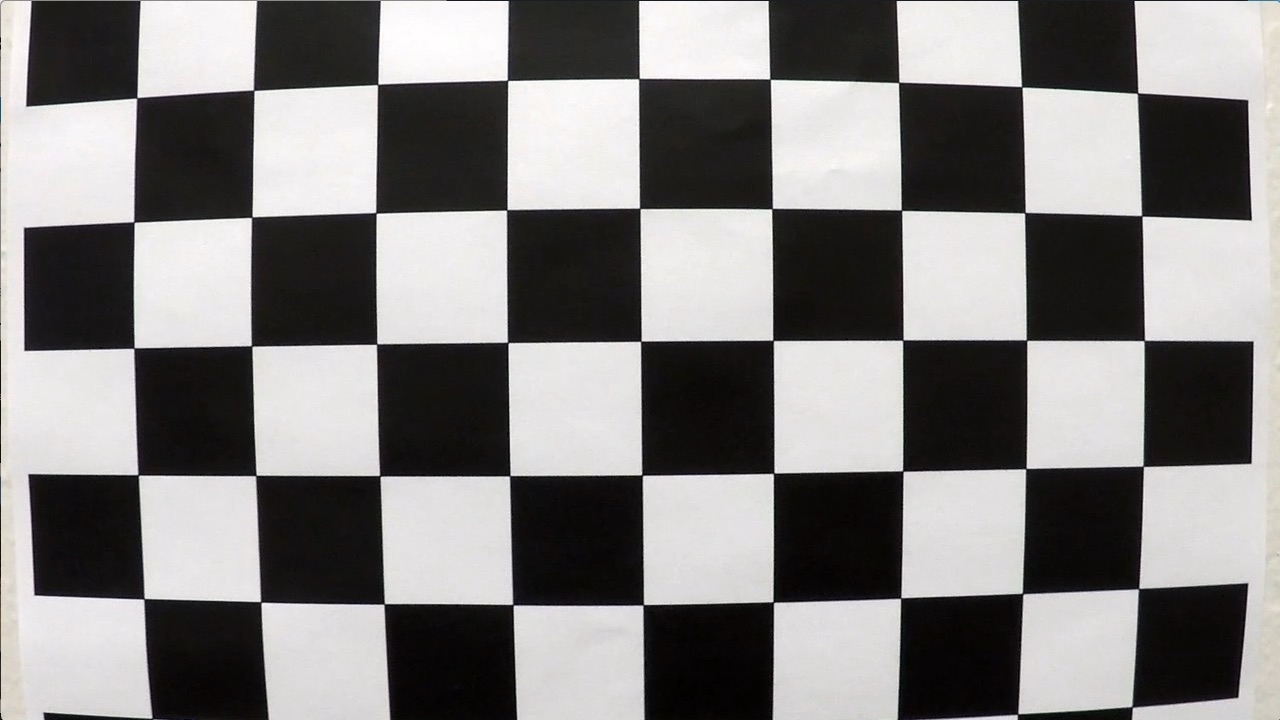
#> input picture camera_cal/calibration1.jpg, 1280 x 720 px; its folder holds only this picture in this run
$ jupyter execute --allow-errors P4.ipynb   (shell and % lines are left out)   (Python 2 division)   (older library calls are emulated)
#> lines starting #> are read from the running program, lines starting #| are printed output that depends on the picture; after the words box and inside, x2 and y2 are one past the last pixel; in counts of white or black regions, pixels touching at a corner belong together
# **Advanced Lane Finder**
***
The goals / steps of this project are the following:

    1.Compute the camera calibration matrix and distortion coefficients given a set of chessboard images.
    2. Apply a distortion correction to raw images.
    3. Use color transforms, gradients, etc., to create a thresholded binary image.
    4. Apply a perspective transform to rectify binary image ("birds-eye view").
    5. Detect lane pixels and fit to find the lane boundary.
    6. Determine the curvature of the lane and vehicle position with respect to center.
    7. Warp the detected lane boundaries back onto the original image.
    8. Output visual display of the lane boundaries and numerical estimation of lane curvature and vehicle position.

---

[cell 1]
#importing some useful packages
import matplotlib.pyplot as plt
import matplotlib.image as mpimg
import numpy as np
import glob
import cv2
import pickle
#%matplotlib inline

**Camera Calibration part 1**

Use 20 sample chess board picutures under /camera_cal directory to calibrate camera.

First step, load camlibration image, create object point and image point arrary and use cv2.findChessboardCorner cv2.drawChessboardCorners functiuon to find and draw chessborad coners

**Check out the OpenCV documentation to learn about these and discover even more awesome functionality!**

[cell 2]
# prepare object points, like (0,0,0), (1,0,0), (2,0,0) ....,(6,5,0)
objp = np.zeros((6*9,3), np.float32)
objp[:,:2] = np.mgrid[0:9, 0:6].T.reshape(-1,2)

# Arrays to store object points and image points from all the images.
objpoints = [] # 3d points in real world space
imgpoints = [] # 2d points in image plane.

# Make a list of calibration images
images = glob.glob('camera_cal/calibration*.jpg')

# Step through the list and search for chessboard corners

for idx, fname in enumerate(images):
    img = cv2.imread(fname)
#> img is the input picture: shape (720, 1280, 3); mean B, G, R 127.8, 128.4, 130.1
    gray = cv2.cvtColor(img, cv2.COLOR_BGR2GRAY)
    #print('image name: ', fname)

    # Find the chessboard corners
    ret, corners = cv2.findChessboardCorners(gray, (9,6), None)
#> ret = False; corners = None

    # If found, add object points, image points
    if ret == True:
        objpoints.append(objp)
        imgpoints.append(corners)
        #print('image name found corner: ', fname)

        # Draw and display the corners
        cv2.drawChessboardCorners(img, (8,6), corners, ret)
        write_name = 'camera_cal_output/corners_found'+str(idx)+'.jpg'
        cv2.imwrite(write_name, img)
        cv2.imshow('img', img)
        cv2.waitKey(500)

**Camera Calibration part 2**

Ues object points and image points collected in part 1 as input to cv2.calibrateCamer to get camera calibration matrix and disort distance. And use one of the image to test it.  Finally save camera calibrate matrix in a file so that it can be loaded from file later

[cell 3]
cali_file = "camera_cal_output/camera_dist_pickle.p"

# Test undistortion on an image
img = cv2.imread('camera_cal/test.jpg')
#> (the rest of this cell did not finish here and is left out)

**Image process pipeline **

The input image will be process by following pipeline:
1. Undistort the iamge using calibrate matrix caculated in camera calibration section
2. Convert RGB color space to HLS color space
3. Get X Sobel gradient binary image on L channel using proper threshold
4. Get S channel binary image using proper threshold
5. Combine X Sobel gradent binary image and S channel threhold binary image

The conbined binary image will be used to detect lane lines

[cell 4]
import math

cali_file = "camera_cal_output/camera_dist_pickle.p"
output_dir = 'output_images/'


image_size = [1280, 720] ## Width X Height
#Threshold
sobel_x_threshold=(15, 90)
hls_s_ch_threshold=(155, 255)


#Load camera saved calibration matrix and from pickle file
with open(cali_file, mode='rb') as f:
#> (reads camera_cal_output/camera_dist_pickle.p from the repository)
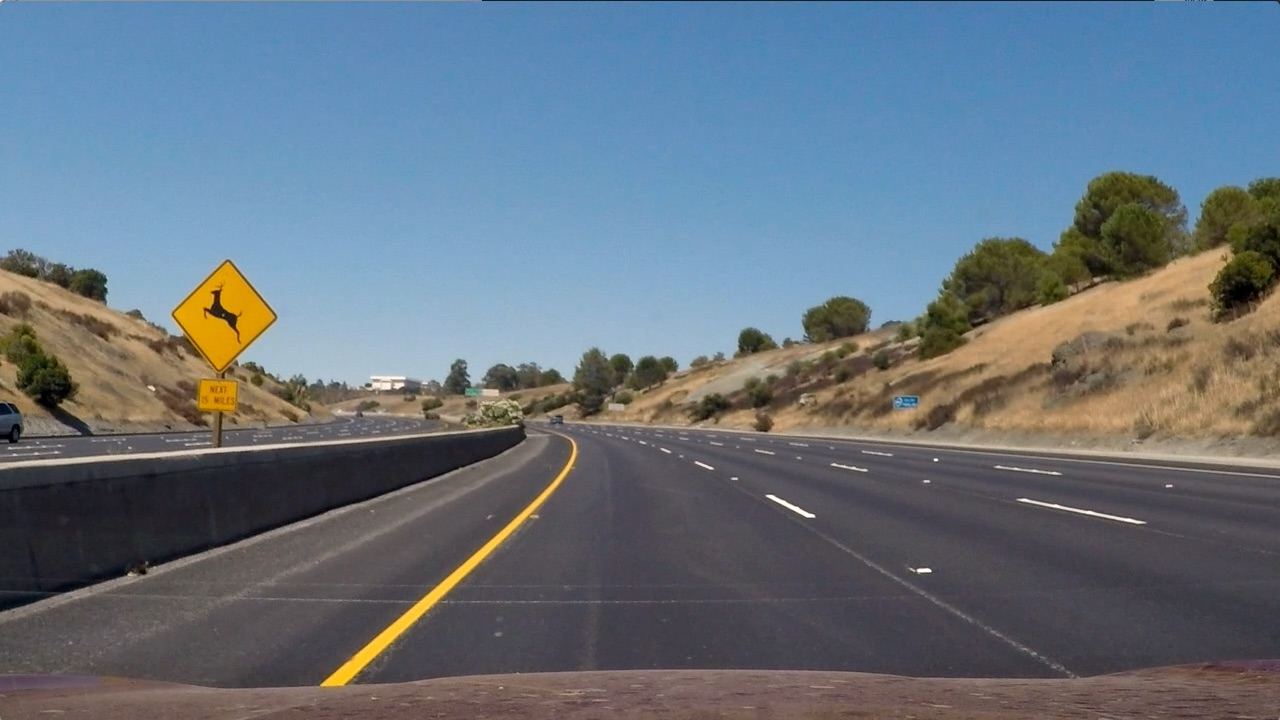
#> input picture test_images/test2.jpg, 1280 x 720 px
#> further down, test_img is the input picture: shape (720, 1280, 3); mean R, G, B 102.8, 114.6, 125.5
#| This image is:  <class 'numpy.ndarray'> with dimensions: (720, 1280, 3)
    caliParams = pickle.load(f)

mtx, dist = caliParams['mtx'], caliParams['dist']

#Undistort image
def undistort(img):
    return cv2.undistort(img, mtx, dist, None, mtx)

#Convert coler image(BGR read by cv2.imraed) to gray scale
def grayscale_2(img):
    return cv2.cvtColor(img, cv2.COLOR_BGR2GRAY)

#Convert coler image(RGB read by mpimg.imread) to gray scale
def grayscale(img):
    return cv2.cvtColor(img, cv2.COLOR_RGB2GRAY)


#Funtion to get sobel by given orientation
def sobel(grayImg,  orient='x', sobel_kernel=3,):
#> called with orient = 'x', sobel_kernel = 3
    so = None
    if orient == 'x':
        so = cv2.Sobel(grayImg, cv2.CV_64F, 1, 0, ksize=sobel_kernel)
    elif orient == 'y':
        so = cv2.Sobel(grayImg, cv2.CV_64F, 0, 1, ksize=sobel_kernel)
    return so

# function that applies Sobel x or y,
#for a given orientaton and threshold

def abs_sobel_thresh(grayImg, orient='x', thresh=(0, 255), kernel_size=3):
    #gray = grayscale(img)
    so = sobel(grayImg, orient = orient, sobel_kernel=kernel_size)
    abs_sobel = np.absolute(so)
    scaled_sobel = np.uint8(255*abs_sobel/np.max(abs_sobel))
    binary_output = np.zeros_like(scaled_sobel)
    binary_output[(scaled_sobel >= thresh[0]) & (scaled_sobel <= thresh[1])] = 1
    return binary_output

# function to return the magnitude of the gradient
# for a given sobel kernel size and threshold values
# [30 lines left out: functions mag_thresh, dir_threshold, not called in this run]

#Convert RGB image to HLS
def convert_hls(img):
    return cv2.cvtColor(img, cv2.COLOR_RGB2HLS)

#Get one of H, L, S channel from hls image
def hls_channel(hlsImg, channel='s'):
    one_channel = None
    if channel=='s':
        one_channel = hlsImg[:,:,2]
    elif channel=='l':
        one_channel = hlsImg[:,:,1]
    elif channel == 'h':
        one_channel = hlsImg[:,:,0]
    else:
        one_channel = None
    return one_channel

# Define a function that thresholds the H, L, or S-channel
#of HLS by given channel
def hls_threshold(channel , thresh=(0, 255)):
    binary_output = np.zeros_like(channel)
    binary_output[(channel > thresh[0]) & (channel <= thresh[1])] = 1
    return binary_output


def showGrayImage(img, title):
    print (title)
    plt.imshow(img, cmap='gray')
    plt.show()

def showColorImage(img, title):
    print (title)
    plt.imshow(img)
    plt.show()

#Get combined threshold binary image. Input should be a undistorted iamge
def pipeline(img, s_thresh=(170, 255),  sx_thresh=(20, 100),
             sy_thresh=(20, 100), kernel_size=3, showImage=False):
    org_img = np.copy(img)
    # Convert RGB to HLS
    hls_img = convert_hls(img)
    # Get L channel image
    l_channel = hls_channel(hls_img, 'l')
    # Get X Sobel binary image on L channel
    sxbinary = abs_sobel_thresh(l_channel, orient='x', thresh=sx_thresh, kernel_size=kernel_size)
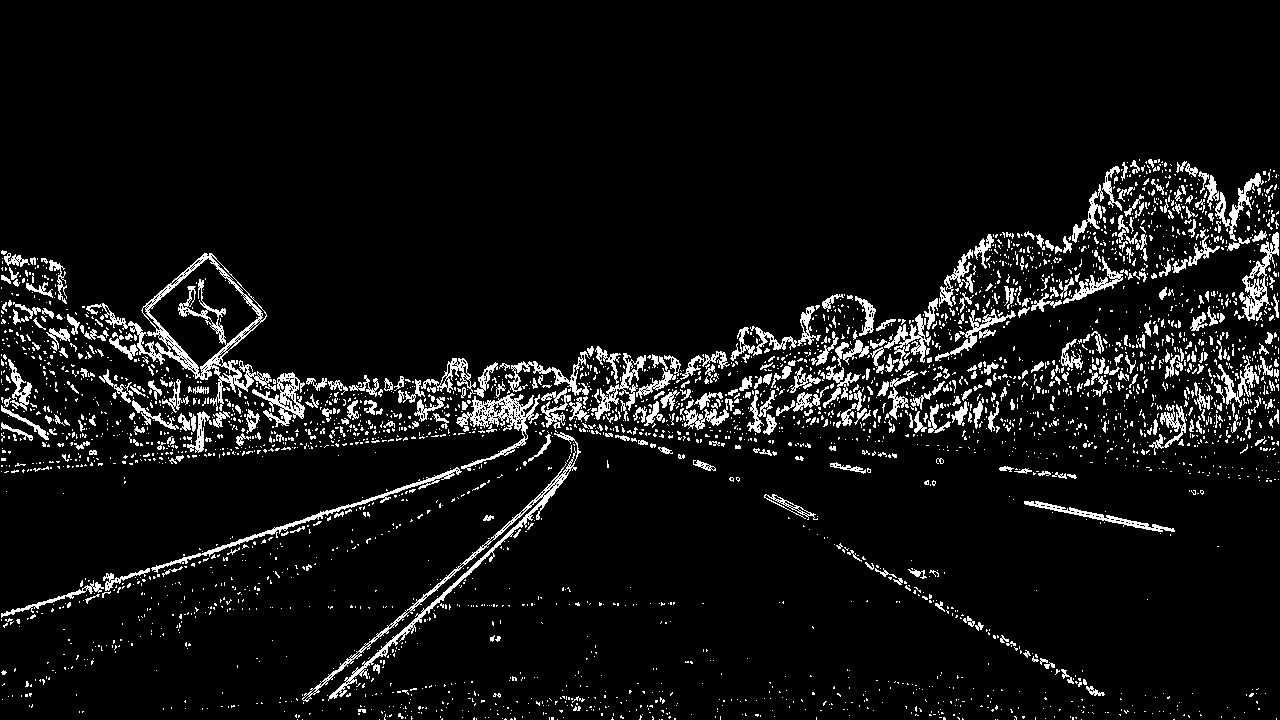
#> sxbinary: shape (720, 1280); values 0 (black) and 1 (white), 6.9% white in thin lines or dots, all inside (x1, y1, x2, y2) = (1, 159, 1279, 720)

    if showImage is True:
        showGrayImage(sxbinary, 'Sobel X Binary')
    #Get S channel
    s_channel = hls_channel(hls_img , 's')
    #Get S channel threshold binary image
    s_binary = hls_threshold(s_channel, thresh= s_thresh)
#> s_binary: shape (720, 1280); values 0 (black) and 1 (white), 1.5% white; 163 white regions (138 under 20 px), largest, box (x1, y1, x2, y2) and area: (145, 258, 260, 372) 7028, (305, 445, 575, 700) 3336, (174, 379, 221, 426) 1514
    if showImage is True:
        showGrayImage(s_binary, 'S Channel')
    #Create Combined color image
    color_binary = np.dstack(( np.zeros_like(sxbinary), sxbinary, s_binary)) *255
    if showImage is True:
        showColorImage(color_binary, 'Combined Color')
    combined_binary = np.zeros_like(sxbinary)
    #Create Combined binary image for lane detection
    combined_binary[(s_binary == 1) | (sxbinary == 1) ] = 1
    if showImage is True:
        showGrayImage(combined_binary, 'Combined Binary')
    return org_img, color_binary, combined_binary

test_file = "test_images/test2.jpg"
test_img = mpimg.imread(test_file)
print('This image is: ',type(test_img),
         'with dimensions:', test_img.shape)

showColorImage (test_img, 'Original image: ')
undist_test = undistort(test_img)
showColorImage (test_img, 'Undistorted image: ')

write_name = output_dir + 'test_undist.png'
mpimg.imsave(write_name, undist_test)

#Test pipeline
_, test_color_binary, test_combined = pipeline(undist_test,
         s_thresh=hls_s_ch_threshold,
         sx_thresh=sobel_x_threshold,
         kernel_size=3,
         showImage=True
    )
#> test_combined: shape (720, 1280); values 0 (black) and 1 (white), 8% white; 3393 white regions (2959 under 20 px), largest, box (x1, y1, x2, y2) and area: (86, 253, 272, 453) 11732, (302, 432, 581, 702) 5091, (456, 393, 540, 471) 1635

write_name = output_dir + 'test_color_binary.jpg'
mpimg.imsave(write_name, test_color_binary)

write_name = output_dir + 'test_combined_binary.jpg'
mpimg.imsave(write_name, test_combined)

**Perspective Transformation **

The combined binary image is transformed to bird eye view image so that two lane lines are parallel on image and remove noise. Source points and destination point are picked by lot of experiment.

[cell 5]
top_right_src = [725, 460]
top_left_src = [575, 460]
bottom_right_src = [1080, 680]
bottom_left_src = [250, 680]

top_right_dest = [980, 20]
top_left_dest = [320, 20]
bottom_right_dest = [980, 680]
bottom_left_dest = [320,680]

# src coordinates
src = np.float32([
    top_right_src, # top right
    bottom_right_src, # bottom right
    bottom_left_src, # bottom left
    top_left_src # top left
])

# dest coordinates
dst = np.float32([
    top_right_dest, # top right
    bottom_right_dest, # bottom right
    bottom_left_dest, # bottom left
    top_left_dest # top left
])

#Function to do perspective transformaton
def unwarp(img, src, dst, reverse=False):

#> called with src = array of shape (4, 2), dst = array of shape (4, 2), reverse = False
    M = cv2.getPerspectiveTransform(src, dst)
    if reverse is True:
        M = cv2.getPerspectiveTransform(dst, src)

    warped = cv2.warpPerspective(img, M, (img.shape[1], img.shape[0]), flags=cv2.INTER_NEAREST)
#> warped: shape (720, 1280); values 0 (black) and 1 (white), 4.3% white; 782 white regions (709 under 20 px), largest, box (x1, y1, x2, y2) and area: (286, 0, 422, 692) 19968, (820, 12, 900, 164) 5499, (926, 349, 989, 464) 2761
    return warped

#Test warp image
test_warped = unwarp(test_combined, src, dst)
showGrayImage(test_warped, 'Warped')
write_name = output_dir + 'test_warped.png'
mpimg.imsave(write_name, test_warped)
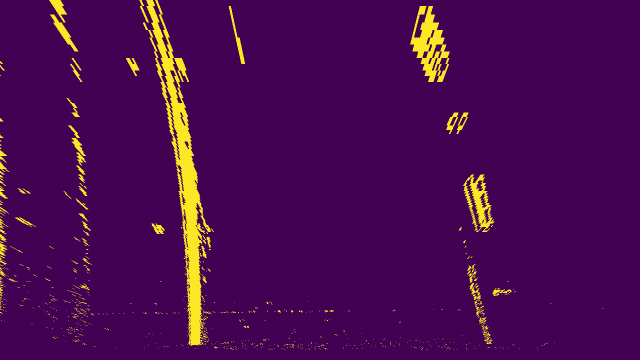
#> saved as test_warped.png: shape (720, 1280, 3) (shown at 1/2 size); mean R, G, B 75.9, 10.8, 82

**Lane Line Detection **

The combined binary image is transformed to bird eye view image so that two lane lines are parallel on image and remove noise. Source points and destination point are picked by lot of experiment

Line finding method: peaks in histogram

On warped binary image, find pixel at peak of the histogram. Use those pixels at peak of histogram to fit a polynomial line.

If lane line is detected, lane finding for next frame in video can start with previous found line position without doing histogram calculation.

Perform following line detection sanity check to verify if it is a good detection
    Checking that they have similar curvature
    Checking that they are separated by approximately the right distance horizontally
    Checking that they are roughly parallel

[cell 6]
#Blind lane finder using histogram and sliding window techniques
def blind_lane_finder(binary_warped, margin=100, minpix = 50, showImage=False):
    # Create an output image to draw on and  visualize the result
#> called with margin = 100, minpix = 50, showImage = True
    out_img = np.dstack((binary_warped, binary_warped, binary_warped))*255
    # Take a histogram of the bottom half of the image
    histogram = np.sum(binary_warped[binary_warped.shape[0]/2:,:], axis=0)
#> histogram = 1280 values, max 332 at index 383, min 0 at index 74, mean 13.93
    # Find the peak of the left and right halves of the histogram
    # These will be the starting point for the left and right lines
    midpoint = np.int(histogram.shape[0]/2)
    leftx_base = np.argmax(histogram[:midpoint])
#> leftx_base = 383
    rightx_base = np.argmax(histogram[midpoint:]) + midpoint
#> rightx_base = 954

    # Choose the number of sliding windows
    nwindows = 10
    # Set height of windows
    window_height = np.int(binary_warped.shape[0]/nwindows)
    # Identify the x and y positions of all nonzero pixels in the image
    nonzero = binary_warped.nonzero()
#> nonzero = 39340 positions, rows 0 to 698, columns 0 to 1206
    nonzeroy = np.array(nonzero[0])
    nonzerox = np.array(nonzero[1])
    # Current positions to be updated for each window
    leftx_current = leftx_base
#> leftx_current = 383
    rightx_current = rightx_base
#> rightx_current = 954

    # Create empty lists to receive left and right lane pixel indices
    left_lane_inds = []
    right_lane_inds = []

    # Step through the windows one by one
    for window in range(nwindows):
        # Identify window boundaries in x and y (and right and left)
        win_y_low = binary_warped.shape[0] - (window+1)*window_height
        win_y_high = binary_warped.shape[0] - window*window_height
        win_xleft_low = leftx_current - margin
        win_xleft_high = leftx_current + margin
        win_xright_low = rightx_current - margin
        win_xright_high = rightx_current + margin
        # Draw the windows on the visualization image
        if showImage:
            cv2.rectangle(out_img,(win_xleft_low,win_y_low),(win_xleft_high,win_y_high),(0,255,0), 2)
            cv2.rectangle(out_img,(win_xright_low,win_y_low),(win_xright_high,win_y_high),(0,255,0), 2)
        # Identify the nonzero pixels in x and y within the window
        good_left_inds = ((nonzeroy >= win_y_low) & (nonzeroy < win_y_high) & (nonzerox >= win_xleft_low) & (nonzerox < win_xleft_high)).nonzero()[0]
        good_right_inds = ((nonzeroy >= win_y_low) & (nonzeroy < win_y_high) & (nonzerox >= win_xright_low) & (nonzerox < win_xright_high)).nonzero()[0]
        # Append these indices to the lists
        left_lane_inds.append(good_left_inds)
        right_lane_inds.append(good_right_inds)
        # If you found > minpix pixels, recenter next window on their mean position
        if len(good_left_inds) > minpix:
            leftx_current = np.int(np.mean(nonzerox[good_left_inds]))
        if len(good_right_inds) > minpix:
            rightx_current = np.int(np.mean(nonzerox[good_right_inds]))
#> this loop made 10 passes
#> (win_xleft_low, win_xleft_high, win_xright_low, win_xright_high, leftx_current, rightx_current) on passes 1 to 8: (283, 483, 854, 1054, 393, 963), (293, 493, 863, 1063, 390, 969), (290, 490, 869, 1069, 388, 944), (288, 488, 844, 1044, 380, 963), (280, 480, 863, 1063, 379, 954), (279, 479, 854, 1054, 370, 953), (270, 470, 853, 1053, 358, 912), (258, 458, 812, 1012, 344, 870)
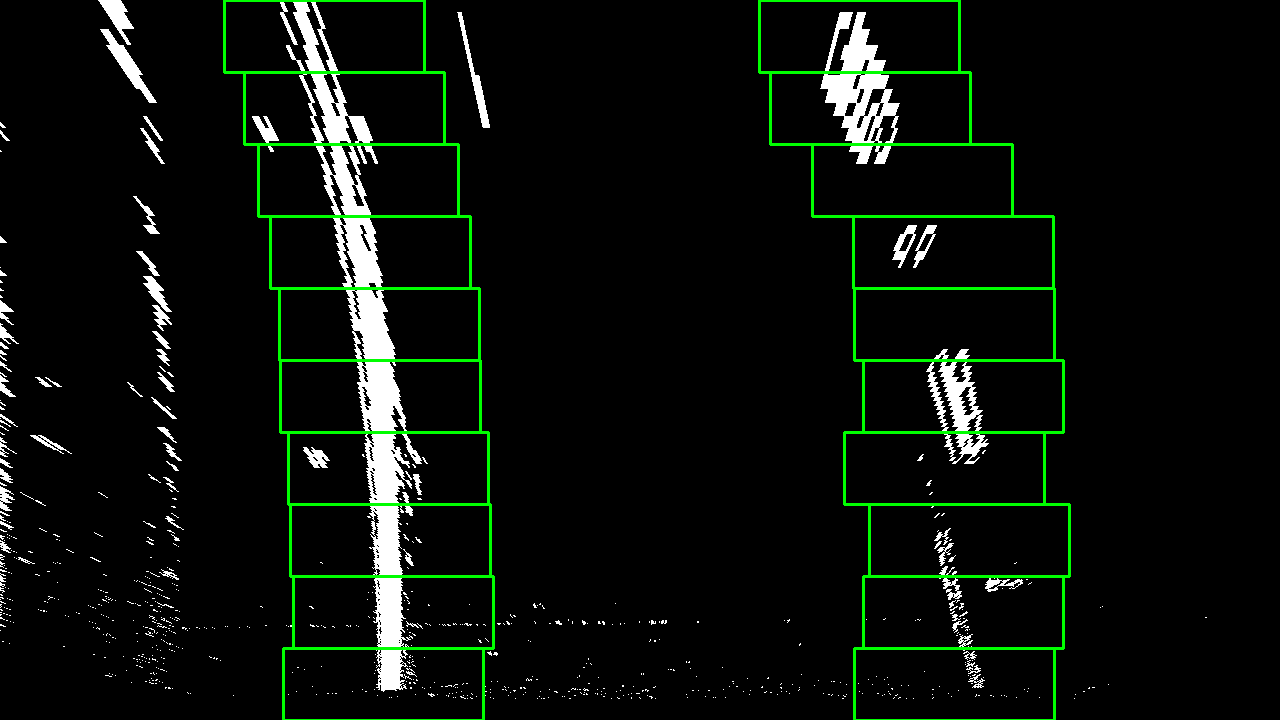
#> out_img: shape (720, 1280, 3); mean of channels 0, 1, 2 10.5, 16.4, 10.5; drawn as B, G, R
#> after the loop, left_lane_inds = 10 items; right_lane_inds = 10 items

    # Concatenate the arrays of indices
    left_lane_inds = np.concatenate(left_lane_inds)
    right_lane_inds = np.concatenate(right_lane_inds)
#> right_lane_inds = 10414 values, max 39338 at index 287, min 583 at index 8621, mean 16105.3
#> (the rest of the program and of its run is left out)
